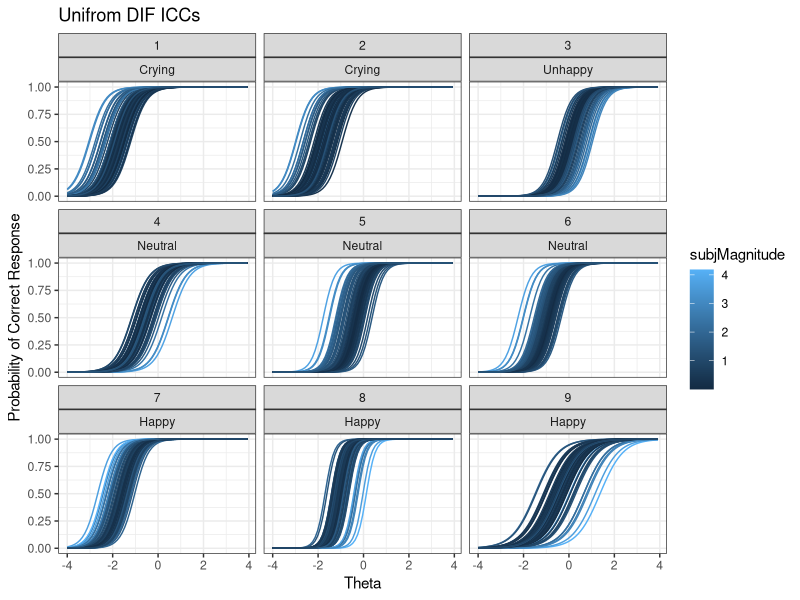
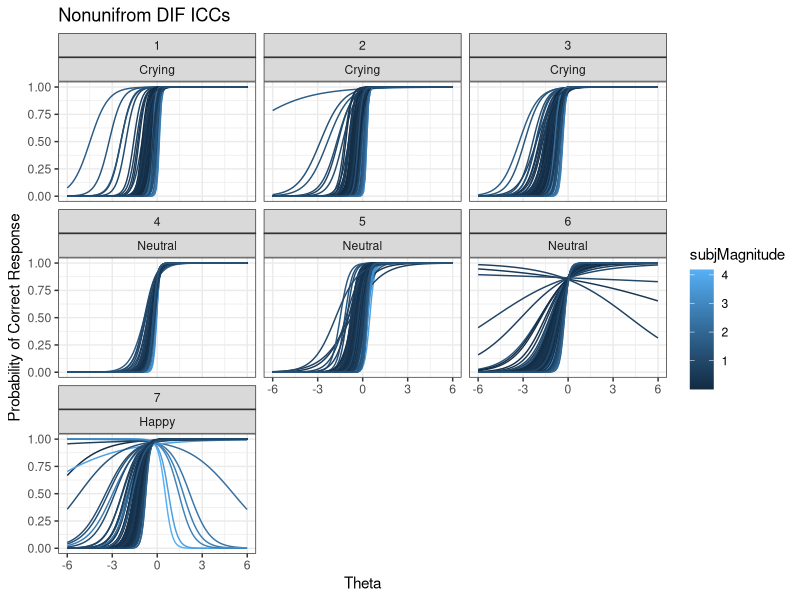

Generate these figures, in order, with R:
### This script will be used to plot the DIF effects when the interaction of AMP & LAT are significant
### This script will not run the IRT models; but will take the output from MPlus and plot the ICC in ggplot2
### The models will be writeen on the PC and transfered over to the linux workstation


# --------------------------------------------------------
## The model results for CRYING ITEM 15::::
# F          ON
# P2AMP              0.150      0.147      1.020      0.308
# P2LAT              0.076      0.141      0.537      0.591
# P2INT             -0.060      0.162     -0.372      0.710
# 
# V15        ON
# P2AMP              0.207      0.217      0.955      0.340
# P2LAT              0.215      0.225      0.958      0.338
# P2INT              0.520      0.245      2.125      0.034
# 
# Thresholds
# V1$1              -0.853      0.210     -4.062      0.000
# V2$1              -0.344      0.205     -1.675      0.094
# V3$1              -1.990      0.385     -5.169      0.000
# V4$1              -0.840      0.223     -3.767      0.000
# V5$1              -1.764      0.323     -5.464      0.000
# V6$1              -1.477      0.297     -4.970      0.000
# V7$1              -2.549      0.477     -5.344      0.000
# V8$1              -0.076      0.188     -0.404      0.686
# V9$1              -1.950      0.354     -5.507      0.000
# V10$1             -1.551      0.339     -4.575      0.000
# V11$1             -2.135      0.364     -5.868      0.000
# V12$1             -2.964      0.516     -5.744      0.000
# V13$1             -2.249      0.355     -6.343      0.000
# V14$1             -0.569      0.198     -2.872      0.004
# V15$1             -2.408      0.425     -5.667      0.000
# V16$1             -1.469      0.297     -4.939      0.000
# V17$1             -1.926      0.314     -6.129      0.000
# V18$1             -2.108      0.332     -6.357      0.000
# V19$1             -1.108      0.226     -4.900      0.000
# V20$1             -1.649      0.307     -5.376      0.000
# V21$1             -1.000      0.270     -3.706      0.000
# V22$1             -2.133      0.371     -5.744      0.000
# V23$1             -1.227      0.368     -3.339      0.001
# V24$1              0.292      0.177      1.650      0.099
# --------------------------------------------------------
## The discrimination for question 15 is: 1.399


# --------------------------------------------------------
## The model results for CRYING ITEM 11::::
# 
# F          ON
# P2AMP              0.160      0.151      1.055      0.291
# P2LAT              0.069      0.142      0.483      0.629
# P2INT             -0.059      0.165     -0.358      0.721
# 
# V11        ON
# P2AMP             -0.079      0.294     -0.267      0.789
# P2LAT              0.433      0.284      1.525      0.127
# P2INT              0.466      0.224      2.080      0.038
# 
# Thresholds
# V1$1              -0.853      0.210     -4.065      0.000
# V2$1              -0.344      0.205     -1.681      0.093
# V3$1              -1.989      0.384     -5.175      0.000
# V4$1              -0.841      0.222     -3.780      0.000
# V5$1              -1.764      0.322     -5.470      0.000
# V6$1              -1.480      0.298     -4.962      0.000
# V7$1              -2.546      0.473     -5.381      0.000
# V8$1              -0.076      0.188     -0.404      0.686
# V9$1              -1.949      0.352     -5.537      0.000
# V10$1             -1.550      0.338     -4.579      0.000
# V11$1             -2.501      0.412     -6.075      0.000
# V12$1             -2.967      0.515     -5.757      0.000
# V13$1             -2.254      0.354     -6.364      0.000
# V14$1             -0.570      0.199     -2.870      0.004
# V15$1             -2.131      0.346     -6.156      0.000
# V16$1             -1.467      0.297     -4.945      0.000
# V17$1             -1.923      0.313     -6.145      0.000
# V18$1             -2.100      0.327     -6.420      0.000
# V19$1             -1.106      0.225     -4.906      0.000
# V20$1             -1.650      0.307     -5.378      0.000
# V21$1             -1.000      0.269     -3.719      0.000
# V22$1             -2.134      0.371     -5.750      0.000
# V23$1             -1.229      0.367     -3.350      0.001
# V24$1              0.291      0.177      1.649      0.099

## The model discrimination is: 1.512

# --------------------------------------------------------
## The model results for UNHAPPY ITEM 85::::
# F          ON
# P2AMP             -0.077      0.135     -0.569      0.569
# P2LAT             -0.091      0.116     -0.779      0.436
# P2INT             -0.175      0.121     -1.448      0.148
# 
# V85        ON
# P2AMP             -0.018      0.169     -0.106      0.916
# P2LAT             -0.169      0.189     -0.895      0.371
# P2INT             -0.489      0.231     -2.114      0.035
# 
# Thresholds
# V73$1              0.592      0.354      1.670      0.095
# V74$1              1.714      0.208      8.259      0.000
# V75$1              0.877      0.359      2.441      0.015
# V76$1             -0.161      0.266     -0.606      0.545
# V77$1              0.304      0.336      0.905      0.365
# V78$1              0.098      0.226      0.433      0.665
# V79$1              0.834      0.321      2.597      0.009
# V80$1              0.477      0.218      2.186      0.029
# V81$1              0.826      0.243      3.405      0.001
# V82$1             -0.338      0.299     -1.130      0.258
# V83$1              1.347      0.221      6.097      0.000
# V84$1              0.343      0.294      1.165      0.244
# V85$1              0.008      0.304      0.025      0.980
# V86$1              1.060      0.240      4.410      0.000
# V87$1              0.992      0.224      4.422      0.000
# V88$1              0.166      0.267      0.622      0.534
# V89$1              0.692      0.228      3.038      0.002
# V90$1             -0.549      0.323     -1.699      0.089
# V91$1              0.748      0.213      3.509      0.000
# V92$1              1.678      0.254      6.602      0.000
# V93$1              0.268      0.274      0.977      0.328
# V94$1             -0.010      0.225     -0.043      0.966
# V95$1              0.262      0.355      0.739      0.460
# V96$1              1.006      0.244      4.119      0.000

## The model discrimination is: 1.587

# --------------------------------------------------------
## The model results for NEUTRAL ITEM 53::::
# F          ON
# P2AMP              0.127      0.132      0.959      0.337
# P2LAT             -0.157      0.144     -1.092      0.275
# P2INT              0.049      0.194      0.255      0.799
# 
# V53        ON
# P2AMP             -0.160      0.209     -0.769      0.442
# P2LAT             -0.242      0.153     -1.587      0.112
# P2INT             -0.359      0.181     -1.984      0.047
# 
# Thresholds
# V49$1             -1.054      0.229     -4.601      0.000
# V50$1             -1.683      0.305     -5.526      0.000
# V51$1             -1.210      0.300     -4.034      0.000
# V52$1             -1.575      0.371     -4.251      0.000
# V53$1             -0.890      0.237     -3.752      0.000
# V54$1             -0.539      0.215     -2.510      0.012
# V55$1             -1.704      0.327     -5.219      0.000
# V56$1              0.068      0.220      0.312      0.755
# V57$1             -0.886      0.281     -3.158      0.002
# V58$1             -1.387      0.310     -4.470      0.000
# V59$1             -0.941      0.293     -3.215      0.001
# V60$1             -0.882      0.242     -3.642      0.000
# V61$1             -1.560      0.342     -4.566      0.000
# V62$1             -0.404      0.362     -1.117      0.264
# V63$1             -1.304      0.371     -3.512      0.000
# V64$1             -1.105      0.299     -3.701      0.000
# V65$1              1.076      0.272      3.961      0.000
# V66$1             -0.837      0.287     -2.918      0.004
# V67$1             -1.522      0.359     -4.239      0.000
# V68$1             -0.454      0.217     -2.095      0.036
# V69$1             -0.814      0.243     -3.345      0.001
# V70$1             -1.065      0.323     -3.299      0.001
# V71$1             -1.091      0.263     -4.140      0.000
# V72$1             -1.646      0.297     -5.535      0.000

# The discrimination is: 1.293

# --------------------------------------------------------
## The model results for NEUTRAL ITEM 62::::

# F          ON
# P2AMP              0.115      0.131      0.879      0.379
# P2LAT             -0.163      0.146     -1.113      0.266
# P2INT              0.001      0.197      0.003      0.998
# 
# V62        ON
# P2AMP              0.113      0.220      0.516      0.606
# P2LAT             -0.081      0.296     -0.273      0.784
# P2INT              0.791      0.318      2.485      0.013
# 
# Thresholds
# V49$1             -1.042      0.231     -4.514      0.000
# V50$1             -1.671      0.305     -5.473      0.000
# V51$1             -1.182      0.297     -3.979      0.000
# V52$1             -1.566      0.371     -4.217      0.000
# V53$1             -0.980      0.242     -4.050      0.000
# V54$1             -0.530      0.215     -2.469      0.014
# V55$1             -1.685      0.324     -5.193      0.000
# V56$1              0.083      0.220      0.379      0.705
# V57$1             -0.859      0.279     -3.082      0.002
# V58$1             -1.379      0.313     -4.409      0.000
# V59$1             -0.930      0.296     -3.147      0.002
# V60$1             -0.864      0.243     -3.556      0.000
# V61$1             -1.534      0.337     -4.553      0.000
# V62$1             -0.617      0.382     -1.616      0.106
# V63$1             -1.261      0.361     -3.496      0.000
# V64$1             -1.076      0.294     -3.658      0.000
# V65$1              1.088      0.272      4.006      0.000
# V66$1             -0.819      0.287     -2.851      0.004
# V67$1             -1.505      0.360     -4.185      0.000
# V68$1             -0.444      0.216     -2.054      0.040
# V69$1             -0.797      0.241     -3.309      0.001
# V70$1             -1.038      0.320     -3.241      0.001
# V71$1             -1.076      0.261     -4.128      0.000
# V72$1             -1.632      0.297     -5.501      0.000

#  The discrimination is: 1.952

# load-library--------------------------------------------------------
library("tidyverse")
library("GGally")
library("reshape2")

## Load data
## Now load the latest two stage data from Emma
amp.vals <- read.csv("./data/eegData/ampVals.csv")
lat.vals <- read.csv("./data/eegData/latVals.csv")
## NOw add these back into the eeg Pred values
amp.vals <- tidyr::pivot_wider(amp.vals, id_cols="ERPset", names_from="binlabel", values_from="value") %>% 
  mutate(record_id = as.character(ERPset)) %>% 
  mutate(record_id = if_else(record_id %in% "117-115", "118-64", record_id)) %>%
  melt(.) %>% 
  mutate(cycle = substring(sapply(lapply(strsplit(as.character(variable), NULL), rev), paste, collapse=""), 1, 1)) %>%
  mutate(variable = gsub('.{1}$', '', variable)) %>% 
  select(-ERPset) %>% 
  tidyr::pivot_wider(., id_cols=c(record_id, cycle), names_from=c("variable"), values_from=c(value))
colnames(amp.vals) <- gsub(colnames(amp.vals), pattern = ' ', replacement = "")

lat.vals <- tidyr::pivot_wider(lat.vals, id_cols="ERPset", names_from="binlabel", values_from="value") %>% 
  mutate(record_id = as.character(ERPset)) %>% 
  mutate(record_id = if_else(record_id %in% "117-115", "118-64", record_id)) %>%
  melt(.) %>% 
  mutate(cycle = substring(sapply(lapply(strsplit(as.character(variable), NULL), rev), paste, collapse=""), 1, 1)) %>%
  mutate(variable = gsub('.{1}$', '', variable)) %>% 
  select(-ERPset) %>% 
  tidyr::pivot_wider(., id_cols=c(record_id, cycle), names_from=c("variable"), values_from=c(value))
colnames(lat.vals) <- gsub(colnames(amp.vals), pattern = ' ', replacement = "")

## Create the z score values for all of the imaging data
all.eeg <- merge(amp.vals, lat.vals, by=c("record_id", "cycle"), suffixes = c("_Amp", "_Lat"))
all.eeg[,3:10] <- scale(all.eeg[,3:10])[,]

## Now prepare the interaction terms
emo.vals <- c("Crying", "Unhappy", "Neutral", "Happy")
for(e in emo.vals){
  ## First declare the column names
  amp.col <- paste(e, "_Amp", sep='')
  lat.col <- paste(e, "_Lat", sep='')
  int.col <- paste(e, "_Int", sep='')
  # Now estimate the cross prod
  all.eeg[,int.col] <- all.eeg[,amp.col] * all.eeg[,lat.col]
}

## Prepare functions
## Create a function which will operate on unifrom dif items
returnUnifromICC <- function(baseDIF=NULL, baseDIS=NULL, p2AmpMod=NULL, p2LatMod=NULL, p2IntMod=NULL, p2AmpSubj=NULL, p2LatSubj=NULL, p2IntSubj=NULL){
  ## First create a range of values for which the ICC will be calulcated over
  theta.values <- seq(-4, 4, by=.11)
  ### Now create the formula which will be used to return proabability of endorsment across the entire range of theta values
  all.vals <- -(baseDIF + p2LatMod * p2LatSubj + p2AmpMod * p2AmpMod + p2IntMod * p2IntSubj) + baseDIS * theta.values / 1 + -(baseDIF + p2LatMod * p2LatSubj + p2AmpMod * p2AmpMod + p2IntMod * p2IntSubj) + baseDIS * theta.values
  all.vals <- exp(all.vals) / (1 + exp(all.vals))
  all.vals <-  cbind(theta.values, all.vals)
  all.vals <- data.frame(all.vals)
  colnames(all.vals) <- c("theta", "probEndorse")
  ### Now return these values
  return(all.vals)
}

## Now create f unction which will perform the same steps but for nonunifrom DIF
returnNunifromICC <- function(baseDIF=NULL, baseDIS=NULL, p2AmpMod=NULL, p2LatMod=NULL, p2IntMod=NULL, p2AmpSubj=NULL, p2LatSubj=NULL, p2IntSubj=NULL, p2Ampn=NULL, p2Latn=NULL, p2Intn=NULL){
  ## First create a range of values for which the ICC will be calulcated over
  theta.values <- seq(-6, 6, by=.11)
  ### Now create the formula which will be used to return proabability of endorsment across the entire range of theta values
  all.vals <- -(baseDIF + p2LatMod * p2LatSubj + p2AmpMod * p2AmpMod + p2IntMod * p2IntSubj) + (baseDIS + p2Ampn*p2AmpSubj + p2Intn*p2Intn + p2Intn*p2IntSubj ) * theta.values / 1 + -(baseDIF + p2LatMod * p2LatSubj + p2AmpMod * p2AmpMod + p2IntMod * p2IntSubj) + (baseDIS + p2Ampn*p2AmpSubj + p2Intn*p2Intn + p2Intn*p2IntSubj ) * theta.values
  all.vals <- exp(all.vals) / (1 + exp(all.vals))
  all.vals <-  cbind(theta.values, all.vals)
  all.vals <- data.frame(all.vals)
  colnames(all.vals) <- c("theta", "probEndorse")
  ### Now return these values
  return(all.vals)
}

## Now in a loop prepare all of the coefficient values
emotion.value <- c("Crying", "Crying", "Unhappy", "Neutral", "Neutral", "Neutral", "Happy", "Happy", "Happy")
base.dif.vals <- c(-2.408, -2.501, 0.012, -0.890, -0.612, -1.503, -2.588, -2.789, -0.588)
base.dis.vals <- c(1.399, 1.512, 1.587, 1.293, 1.952, 1.694, 1.623, 2.528, 0.977)
p2AmpModvals <- c(0.207, -0.079, -0.018, -0.160, 0.113, 0.248, -0.103, -0.086, -0.253)
p2LatModvals <- c(0.215, 0.433, -0.169, -0.242, -0.081, 0.053, -0.123, -0.270, -0.284)
p2IntModvals <- c(0.520, 0.466, -0.489, -0.359, 0.791, 0.610, .386, -0.643, -0.342)
all.plot.vals <- NULL
## Now loop through all of the base values
for(i in 1:length(base.dif.vals)){
  base.dif <- base.dif.vals[i]
  base.dis <- base.dis.vals[i]
  p2.amp <- p2AmpModvals[i]
  p2.lat <- p2LatModvals[i]
  p2.int <- p2IntModvals[i]
  e <- emotion.value[i]
  ## Now declare the column names so we can isolate the subject values
  amp.col <- paste(e, "_Amp", sep='')
  lat.col <- paste(e, "_Lat", sep='')
  int.col <- paste(e, "_Int", sep='')
  all.subj.vals <- unique(all.eeg[,c(amp.col, lat.col, int.col)])
  ## Now loop through all of the subject values and estimate the ICC for each eeg pattern
  for(s in 1:dim(all.subj.vals)[1]){
    tmp.vals <- returnUnifromICC(baseDIF = base.dif, baseDIS = base.dis, p2AmpMod = p2.amp, p2LatMod = p2.lat, p2IntMod = p2.int, p2AmpSubj = all.subj.vals[s,1], p2LatSubj = all.subj.vals[s,2], p2IntSubj = all.subj.vals[s,3])
    # Now prepare these for the output dataframe
    subj.amp <- all.subj.vals[s,1]
    subj.lat <- all.subj.vals[s,2]
    subj.int <- all.subj.vals[s,3]
    out.vals <- cbind(i, base.dif, base.dis, p2.amp, p2.lat, p2.int, e, s, subj.amp, subj.lat, subj.int, tmp.vals)
    all.plot.vals <- rbind(all.plot.vals, out.vals)
  }
}

## Now clean these data
all.plot.vals$subjMagnitude <- abs(all.plot.vals$subj.int)

## Now plot these
all.plot.vals %>% ggplot(., aes(x=theta, y=probEndorse, color=subjMagnitude, group=s)) +
  geom_line() +
  theme_bw() +
  facet_wrap(i~ e ) +
  ggtitle("Unifrom DIF ICCs") +
  ylab("Probability of Correct Response") +
  xlab("Theta")


##############################################################
#### Work with nonunifrom DIF here
##############################################################
## Now in a loop prepare all of the coefficient values
emotion.value <- c("Crying", "Crying", "Crying", "Neutral", "Neutral", "Neutral", "Happy")
base.dif.vals <- c(-2.025, -1.529, -2.258, -0.905, -1.009, -0.911, -2.329)
base.dis.vals <- c(1.318, 1.476, 1.107, 1.569, 1.534, 0.768, 1.393)
p2AmpModvals <-  c(0.225, 0.424, 0.060, 0.193, -0.372, -0.136, 0.014)
p2LatModvals <-  c(0.613, -0.540, 0.355, -0.138, 0.386, 0.008, -0.064)
p2IntModvals <-  c(-0.526, -0.841, 0.087, -0.132, -0.758, -0.043, -0.263)
p2AmpModDvals <- c(-0.059, 0.508, -0.338, -0.043, -0.741, -0.580, -0.480)
p2LatModDvals <- c(0.034, -0.693, 0.233, -0.129, -0.153, 0.007, 0.389)
p2IntModDvals <- c(-1.239, -1.127, -0.873, -0.801, -0.809, -0.603, 0.622)
all.plot.vals <- NULL
## Now loop through all of the base values
for(i in 1:length(base.dif.vals)){
  base.dif <- base.dif.vals[i]
  base.dis <- base.dis.vals[i]
  p2.amp <- p2AmpModvals[i]
  p2.lat <- p2LatModvals[i]
  p2.int <- p2IntModvals[i]
  p2.ampn <- p2AmpModDvals[i]
  p2.latn <- p2LatModDvals[i]
  p2.intn <- p2IntModDvals[i]
  e <- emotion.value[i]
  ## Now declare the column names so we can isolate the subject values
  amp.col <- paste(e, "_Amp", sep='')
  lat.col <- paste(e, "_Lat", sep='')
  int.col <- paste(e, "_Int", sep='')
  all.subj.vals <- unique(all.eeg[,c(amp.col, lat.col, int.col)])
  ## Now loop through all of the subject values and estimate the ICC for each eeg pattern
  for(s in 1:dim(all.subj.vals)[1]){
    tmp.vals <- returnNunifromICC(baseDIF = base.dif, baseDIS = base.dis, p2AmpMod = p2.amp, p2LatMod = p2.lat, 
                                  p2IntMod = p2.int, p2AmpSubj = all.subj.vals[s,1], p2LatSubj = all.subj.vals[s,2], p2IntSubj = all.subj.vals[s,3],
                                  p2Ampn = p2.ampn, p2Latn = p2.latn, p2Intn = p2.intn)
    # Now prepare these for the output dataframe
    subj.amp <- all.subj.vals[s,1]
    subj.lat <- all.subj.vals[s,2]
    subj.int <- all.subj.vals[s,3]
    out.vals <- cbind(i, base.dif, base.dis, p2.amp, p2.lat, p2.int, e, s, subj.amp, subj.lat, subj.int, tmp.vals)
    all.plot.vals <- rbind(all.plot.vals, out.vals)
  }
}
## Now clean these data
all.plot.vals$subjMagnitude <- abs(all.plot.vals$subj.int)

## Now plot these
all.plot.vals %>% ggplot(., aes(x=theta, y=probEndorse, color=subjMagnitude, group=s)) +
  geom_line() +
  theme_bw() +
  facet_wrap(i ~ e ) +
  ggtitle("Nonunifrom DIF ICCs") +
  ylab("Probability of Correct Response") +
  xlab("Theta")

